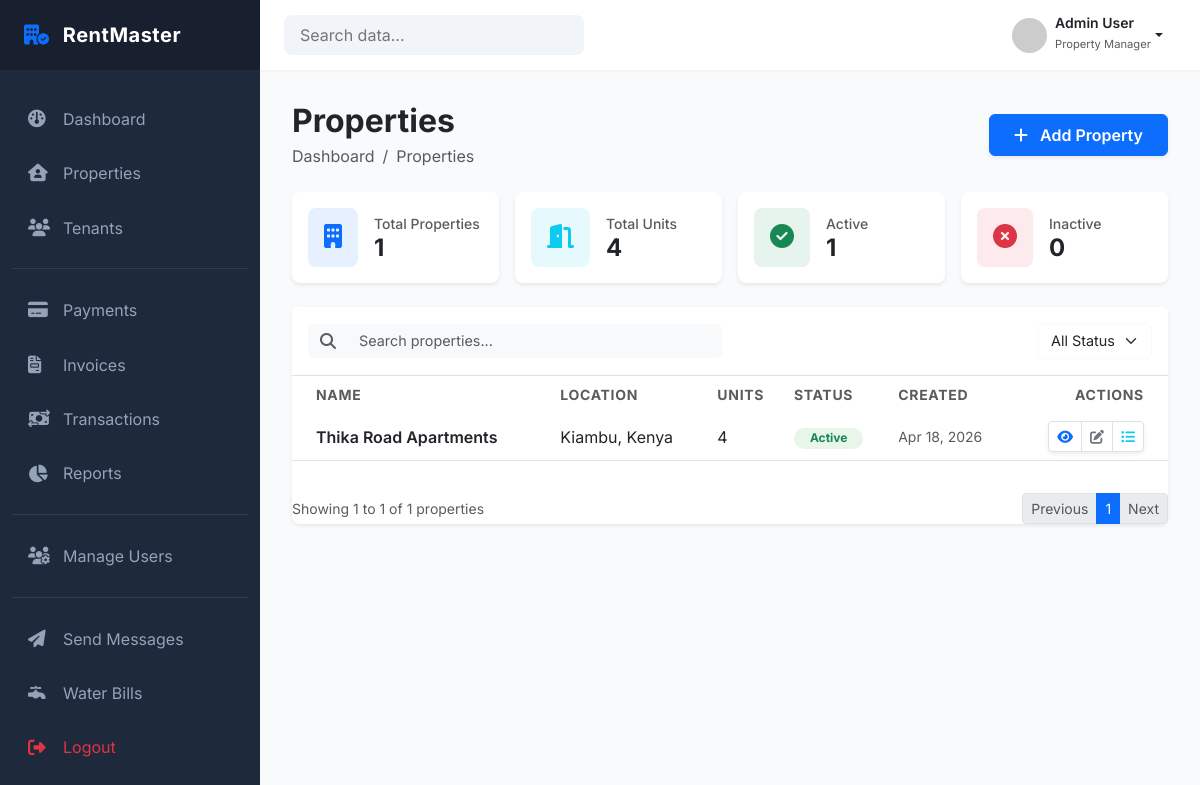
The page /properties/ (signed in) on the database as committed earlier.
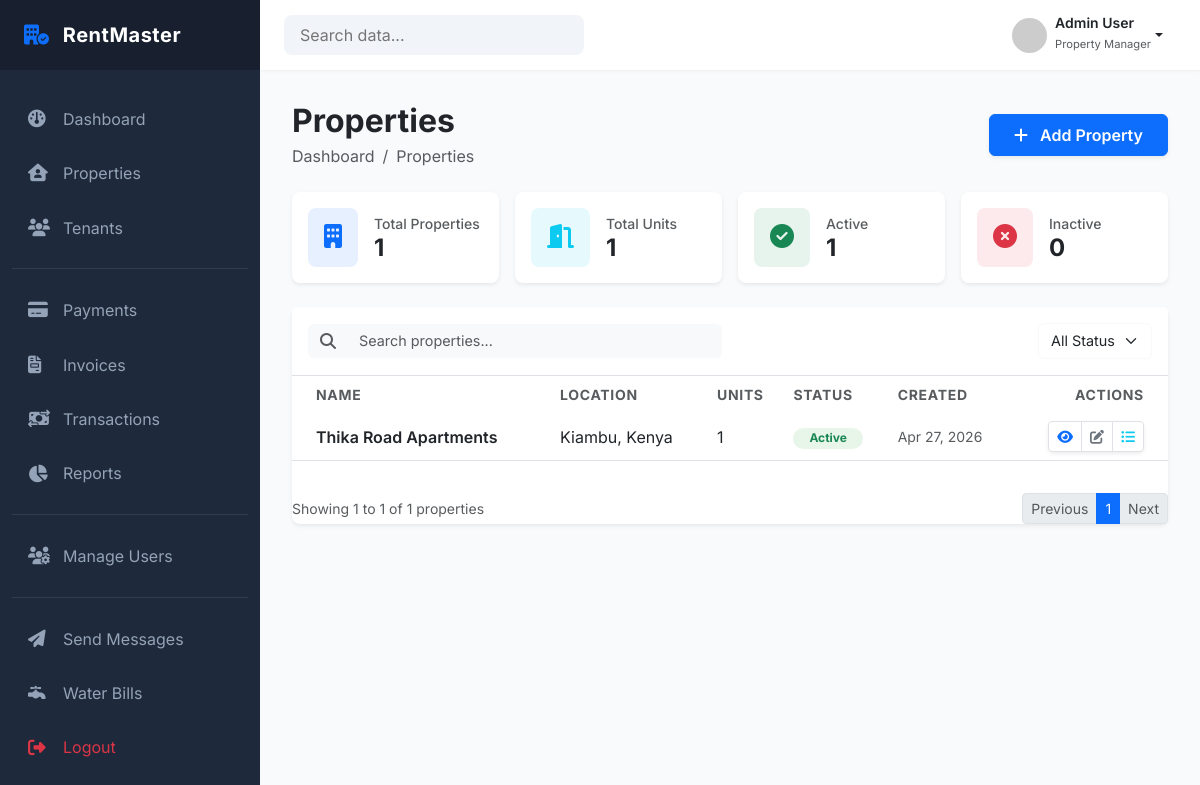
The same page on the database as committed later.
### properties/models.py (models this page shows, shortened)
class Property(models.Model):
    landlord = models.ForeignKey(
        settings.AUTH_USER_MODEL,
        on_delete=models.PROTECT,
        related_name="properties",
        limit_choices_to={"role": "LANDLORD"}
    )
    name = models.CharField(max_length=150)
    description = models.TextField(blank=True)
    address_line_1 = models.CharField(max_length=250)
    address_line_2 = models.CharField(max_length=255, blank=True)
    country = models.CharField(max_length=100)
    county = models.CharField(max_length=100, blank=True)
    postal_code = models.CharField(max_length=20, blank=True)
    is_active = models.BooleanField(default=True)
    created_at = models.DateTimeField(auto_now_add=True)
    updated_at = models.DateTimeField(auto_now=True)
    class Meta:
        constraints = [
            UniqueConstraint(
                fields=["landlord", "name"],
                name="unique_property_name_per_landlord"
            )
        ]
        ordering = ["-created_at"]

### properties/views.py (the view)
# urls.py: path('', views.property_list, name='property_list'),
@login_required
def property_list(request):
    query = request.GET.get("q")
    page_number = request.GET.get("page")
    status = request.GET.get("status")
    properties = get_properties_for_user(request.user)
    if query:
        properties = properties.filter(
            Q(name__icontains=query) |
            Q(county__icontains=query) |
            Q(country__icontains=query)
        )
    if status == "active":
        properties = properties.filter(is_active=True)
    elif status == "inactive":
        properties = properties.filter(is_active=False)
    paginator = Paginator(properties, 5) # 5 per page
    properties = paginator.get_page(page_number)
    stats = get_property_stats(request.user)
    context = {
        'properties': properties,
        'stats': stats,
    }
    if request.headers.get("HX-Request"):
        return render(
            request,
            "properties/partials/property_table_container.html",
            context
        )
    return render(request, 'properties/property_list.html', context)

### properties/services/property_service.py (called while the page is built)
def get_properties_for_user(user):
    return Property.objects.filter(landlord=user).order_by('-created_at')

def get_property_stats(user):
    properties = Property.objects.filter(landlord=user)
    total_properties = properties.count()
    active_properties = properties.filter(is_active=True).count()
    inactive_properties = properties.filter(is_active=False).count()
    total_units = sum([p.units.count() for p in properties])
    return {
        "total": total_properties,
        "active": active_properties,
        "inactive": inactive_properties,
        "units": total_units,
    }

### templates/properties/property_list.html (shortened to what the changed rows need)
{% extends 'dashboard/base_dashboard.html' %}
{% load static %}
{% block extra_css %}
<link rel="stylesheet" href="{% static 'properties/css/property_list.css' %}">
{% endblock %}
{% block content %}
<div class="container-fluid p-0">
  <div class="d-flex justify-content-between align-items-center mb-4">
    <div>
      <h2 class="fw-bold mb-1">Properties</h2>
    </div>
  </div>
  <div class="row row-cols-1 row-cols-md-2 row-cols-lg-4 g-3 mb-4">
    <div class="col">
      <div class="card border-0 shadow-sm rounded-3 h-100">
        <div class="card-body d-flex align-items-center p-3">
          <div>
            <p class="text-muted small fw-medium mb-0">Total Units</p>
            <h4 class="fw-bold mb-0">{{ stats.units }}</h4>
          </div>
        </div>
      </div>
    </div>
  </div>
  <div class="card border-0 shadow-sm rounded-3">
    <div id="property-table-container">
      <div class="table-responsive">
        {% include "properties/partials/property_table_container.html" %}
      </div>
    </div>
  </div>
</div>
{% endblock %}

### templates/properties/partials/property_table_container.html (shortened to what the changed rows need)
<table class="table table-hover align-middle mb-0">
    <thead class="bg-light">
        <tr>
            <th class="ps-4 border-0 text-muted small text-uppercase fw-bold">
            Name
            </th>
            <th class="border-0 text-muted small text-uppercase fw-bold">
            Location
            </th>
            <th class="border-0 text-muted small text-uppercase fw-bold">
            Units
            </th>
            <th class="border-0 text-muted small text-uppercase fw-bold">
            Status
            </th>
            <th class="border-0 text-muted small text-uppercase fw-bold">
            Created
            </th>
            <th
            class="pe-4 border-0 text-muted small text-uppercase fw-bold text-end"
            >
            Actions
            </th>
        </tr>
    </thead>
    <tbody class="border-top-0" id="property-table-body">
        {% for property in properties %}
        <tr>
            <td class="ps-4 fw-semibold text-dark">
                {{ property.name }}
            </td>
            <td>
                {{ property.county }}, {{ property.country }}
            </td>
            <td>
                {{ property.units.count }}
            </td>
            <td>
                {% if property.is_active %}
                <span class="badge rounded-pill bg-success-subtle text-success px-3">
                    Active
                </span>
                {% else %}
                <span class="badge rounded-pill bg-danger-subtle text-danger px-3">
                    Inactive
                </span>
                {% endif %}
            </td>
            <td class="text-muted small">
                {{ property.created_at|date:"M d, Y" }}
            </td>
            <td class="pe-4 text-end">
                <div class="btn-group shadow-sm">
                <a href="{% url 'properties:property_detail' property.id %}" class="btn btn-sm btn-white border text-primary" title="View">
                    <i class="fa-solid fa-eye"></i>
                </a>
                <a href="{% url 'properties:edit_property' property.id %}" class="btn btn-sm btn-white border text-secondary" title="Edit">
                    <i class="fa-solid fa-pen-to-square"></i>
                </a>
                <a href="{% url 'properties:property_units' property.id %}" class="btn btn-sm btn-white border text-info" title="Units">
                    <i class="fa-solid fa-list-ul"></i>
                </a>
                </div>
            </td>
            </tr>
            {% empty %}
            <tr>
            <td colspan="6" class="text-center text-muted py-4">
                No properties found.
            </td>
        </tr>
        {% endfor %}
    </tbody>
</table>
</div>

Rows that differ between the two databases and show on the page:
changed Property "Thika Road Apartments": units.count "4" → "1"; created_at "Apr 18, 2026" → "Apr 27, 2026"
Other text that changed with them:
{{ stats.units }}: "4" → "1"
